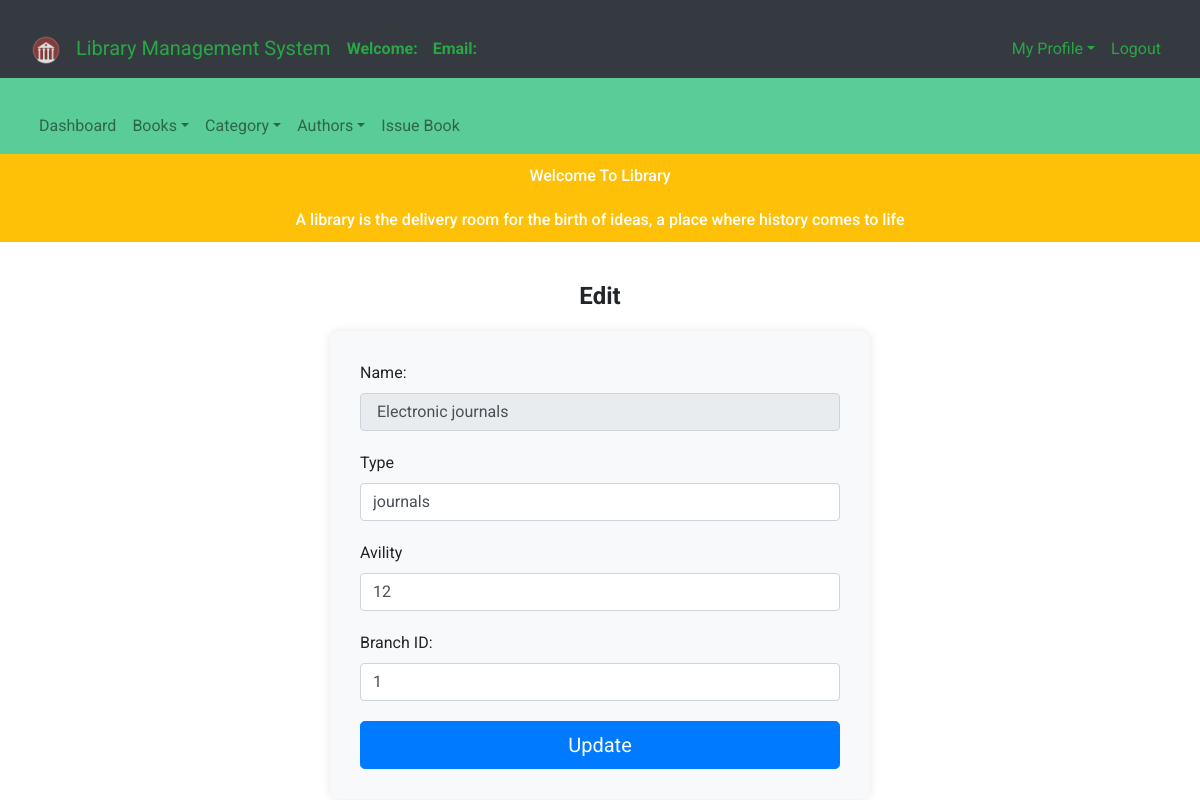
Page /librarians/eResources/edit_r.php?en=8 on the committed database.
### tables this page shows
CREATE TABLE `eresources` (
  `e_id` int(99) NOT NULL,
  `e_name` varchar(70) NOT NULL,
  `type` varchar(70) NOT NULL,
  `avility` int(100) DEFAULT NULL,
  `brance_id` int(10) NOT NULL
);

### librarians/eResources/edit_r.php (the view, shortened to what this page needs)
<?php
	$connection = mysqli_connect("localhost","root","");
	$e_name = "";
    $type = "";
    $avility = "";
	$brance_id = "";
	$query = "select * from  eresources where e_id = $_GET[en]";
	$query_run = mysqli_query($connection,$query);
	while ($row = mysqli_fetch_assoc($query_run)){
		$e_name = $row['e_name'];
        $type = $row['type'];
        $avility = $row['avility'];
		$brance_id = $row['brance_id'];
	}
?>
<!DOCTYPE html>
<html lang="en">
<head>
    <link rel="stylesheet" href="../../bootstrap-4.4.1/css/bootstrap.min.css">
</head>
<body>
<nav class="navbar navbar-expand-lg navbar-dark bg-dark">
    <div class="container-fluid">
        <a class="navbar-brand text-success" href="index.php">
            <img class="logo" src="../logo.png"> Library Management System
        </a>
        <span class="navbar-text text-success">
            <strong>Welcome: <?php echo htmlspecialchars($_SESSION['name']); ?></strong>
        </span>
        <span class="navbar-text text-success">
            <strong>Email: <?php echo htmlspecialchars($_SESSION['email']); ?></strong>
        </span>
        <ul class="nav navbar-nav ml-auto">
            <li class="nav-item dropdown">
                <a class="nav-link dropdown-toggle text-success" data-toggle="dropdown">My Profile</a>
            </li>
            <li class="nav-item">
                <a class="nav-link text-success" href="logout.php">Logout</a>
            </li>
        </ul>
    </div>
</nav>
<nav class="navbar navbar-expand-lg navbar-light" style="background-color: #5ACC97">
    <div class="container-fluid">
        <ul class="navbar-nav">
            <li class="nav-item"><a class="nav-link" href="librarians_dashboard.php">Dashboard</a></li>
            <li class="nav-item dropdown">
                <a class="nav-link dropdown-toggle" data-toggle="dropdown">Books</a>
            </li>
            <li class="nav-item dropdown">
                <a class="nav-link dropdown-toggle" data-toggle="dropdown">Category</a>
            </li>
            <li class="nav-item dropdown">
                <a class="nav-link dropdown-toggle" data-toggle="dropdown">Authors</a>
            </li>
            <li class="nav-item"><a class="nav-link" href="issue_book.php">Issue Book</a></li>
        </ul>
    </div>
</nav>
<div class="marquee">Welcome To Library</div>
<div class="marquee">A library is the delivery room for the birth of ideas, a place where history comes to life</div>
<div class="container">
    <center><h4 class="header-title">Edit </h4></center>
    <div class="row justify-content-center">
        <div class="col-md-6">
            <div class="form-container">
                <form action="" method="post">
                    <div class="form-group">
                        <label for="book_isbn">Name:</label>
                        <input type="text" name="e_name" value="<?php echo htmlspecialchars($e_name); ?>" class="form-control" disabled required>
                    </div>
                    <div class="form-group">
                        <label for="book_name">Type</label>
                        <input type="text" name="type" value="<?php echo htmlspecialchars($type); ?>" class="form-control" required>
                    </div>
                    <div class="form-group">
                        <label for="author_id">Avility</label>
                        <input type="text" name="avility" value="<?php echo htmlspecialchars($avility); ?>" class="form-control" required>
                    </div>
                    <div class="form-group">
                        <label for="cat_id">Branch ID:</label>
                        <input type="text" name="brance_id" value="<?php echo htmlspecialchars($brance_id); ?>" class="form-control" required>
                    </div>
                    <button type="submit" name="update" class="btn btn-primary btn-lg">Update </button>
                </form>
            </div>
        </div>
    </div>
</div>
</body>
</html>

### librarians/eResources/edit_r.php (style rules this page uses)
body { font-family: 'Roboto', sans-serif; }
.navbar-brand img { height: 30px; margin-right: 10px; }
.navbar-text { margin-right: 15px; }
.form-container { background-color: #f8f9fa; padding: 30px; border-radius: 10px; box-shadow: 0 0 10px rgba(0, 0, 0, 0.1); }
.form-container .form-group { margin-bottom: 20px; }
.form-container .btn { width: 100%; }
.marquee { padding: 10px 0; background-color: #ffc107; color: #fff; font-weight: 500; text-align: center; }
.container-fluid { margin-top: 20px; }
.container { margin-top: 40px; }
.header-title { margin-bottom: 20px; font-weight: 700; }

### rows in the picture
eresources: e_name "Electronic journals", type "journals", avility "12", brance_id "1"
